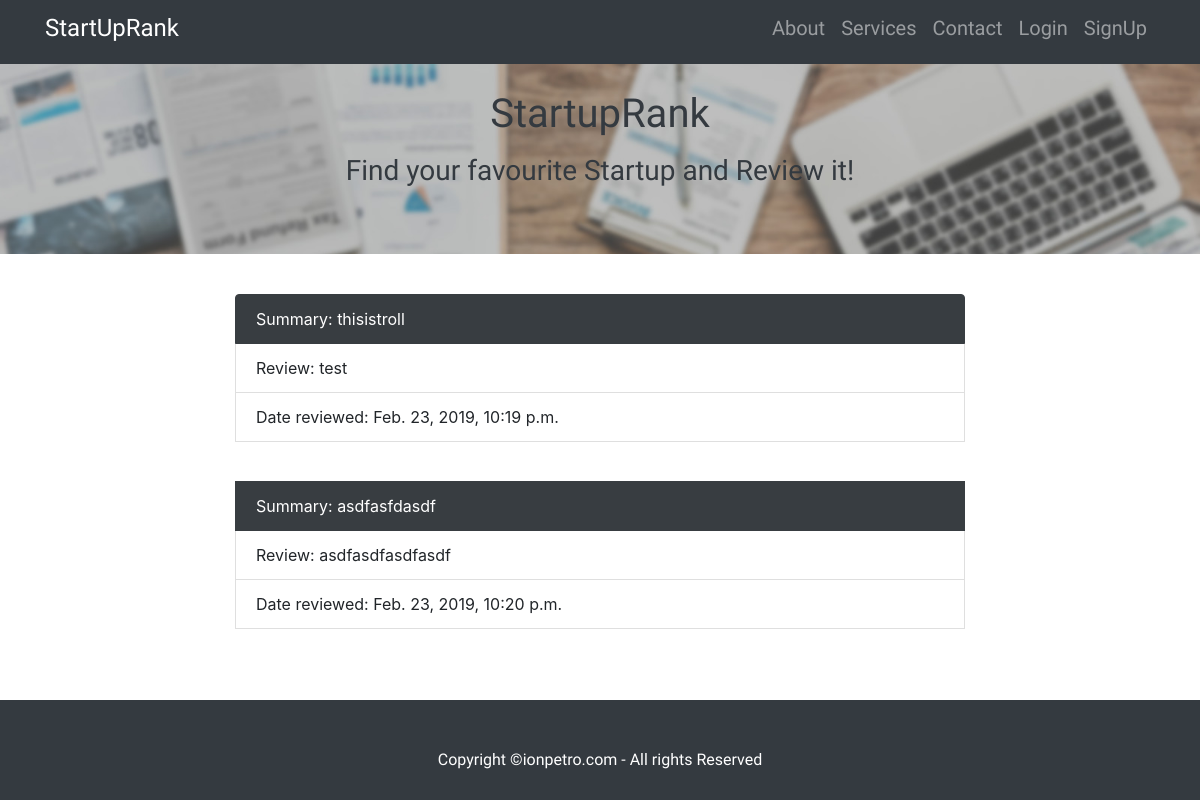
Page /startuprank/startups/3/reviews/ on the earlier database version.
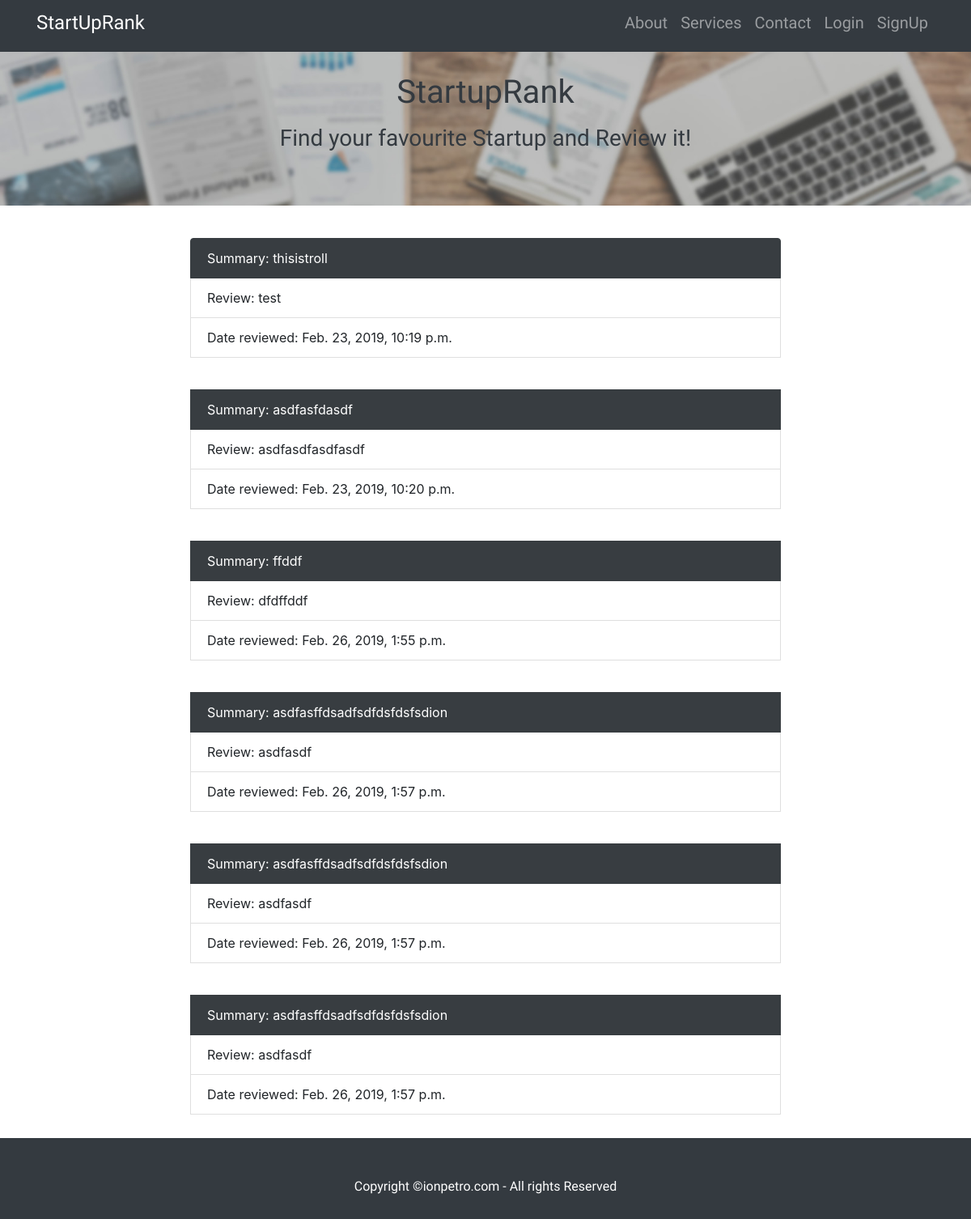
Same page on the later database version.
### startuprank/models.py (models this page shows, shortened)
class Review(models.Model):
    startup = models.ForeignKey(Startup, on_delete=models.CASCADE)
    title = models.CharField(max_length=200)
    text = models.TextField(default="")
    review_date = models.DateTimeField('review date')

### startuprank/views.py (the view)
# urls.py: path('startups/<int:startup_id>/reviews/', views.reviews, name='reviews'),
def reviews(request, startup_id):
    startup_reviews = Review.objects.filter(startup_id=startup_id)
    return render(request, 'startuprank/reviews.html',
        {'startup_reviews': startup_reviews })

### startuprank/templates/startuprank/reviews.html
{% extends "startuprank/main.html" %}
{% block content %}
  <header class="bg-secondary text-white">
    <div class="container text-center text-dark">
      <h1 class="fonts"><a href="/startuprank/" title="StartUpRank" style="font-size:40px;" class="text-dark">StartupRank</a></h1>
      <p><h3 class="fonts"> Find your favourite Startup and Review it!</h3></p>
    </div>
  </header>
  <div class="container">
    <div class="row">
      <div class="col-lg-8 mx-auto">
        <p><br></p>
        {% if not startup_reviews %}
          <h2 class="bg-warning">No reviews yet.</h2>
        {% else %}
          <div class="list-group">
            {% for review in startup_reviews %}
              <div class="list-group-item list-group-item-action flex-column
                          list-group-item-secondary align-items-start active">
                <div class="d-flex w-100 justify-content-between">
                  <span class="mb=1">Summary: {{ review.title }}</span>
                </div>
              </div>
              <div class="list-group-item">
                Review: {{ review.text }}
              </div>
              <div class="list-group-item">
                Date reviewed: {{ review.review_date }}
              </div>
              <p><br></p>
            {% endfor %}
          </div>
        {% endif %}
        <p><br></p>
      </div>
    </div>
  </div>
{% endblock %}

Differences in the rows shown:
added Review: title "ffddf", text "dfdffddf", review_date "Feb. 26, 2019, 1:55 p.m."
added Review: title "asdfasffdsadfsdfdsfdsfsdion", text "asdfasdf", review_date "Feb. 26, 2019, 1:57 p.m."
added Review: title "asdfasffdsadfsdfdsfdsfsdion", text "asdfasdf", review_date "Feb. 26, 2019, 1:57 p.m."
added Review: title "asdfasffdsadfsdfdsfdsfsdion", text "asdfasdf", review_date "Feb. 26, 2019, 1:57 p.m."
